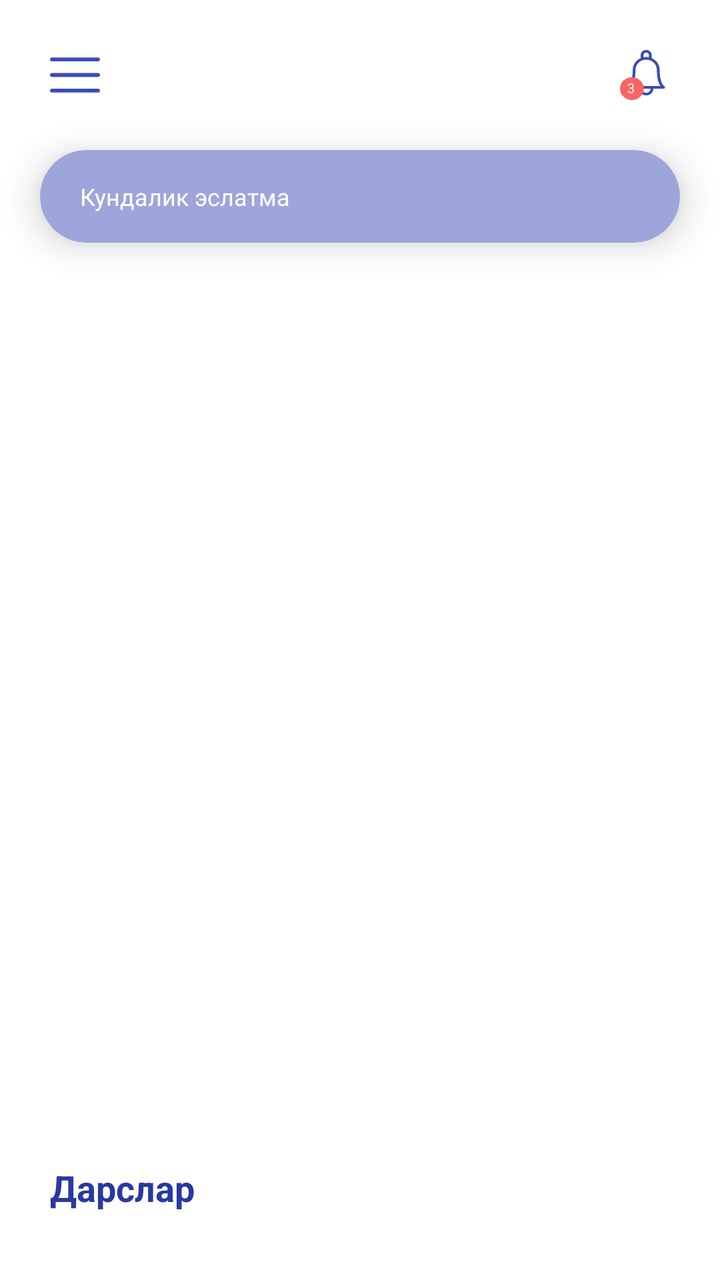
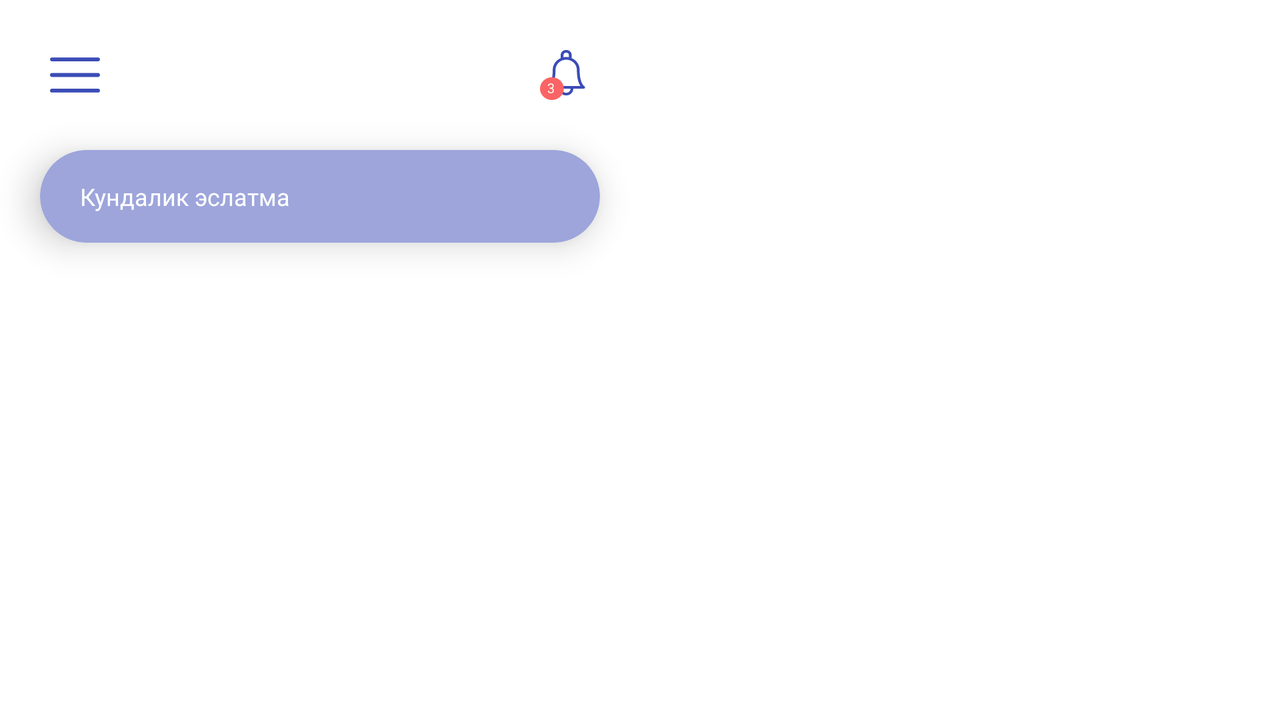

First picture: res/layout/ on a phone held upright. Second picture: the repository's own variant of that layout, on a device whose configuration matches the variant's folder. Source for both follows.
<!-- AndroidManifest.xml: application theme Theme.SayyidSafo -->
<!-- res/layout/fragment_home.xml -->
<?xml version="1.0" encoding="utf-8"?>
<androidx.constraintlayout.widget.ConstraintLayout xmlns:android="http://schemas.android.com/apk/res/android"
    xmlns:tools="http://schemas.android.com/tools"
    android:layout_width="match_parent"
    android:layout_height="match_parent"
    xmlns:app="http://schemas.android.com/apk/res-auto"
    tools:context=".ui.HomeFragment">

    <androidx.appcompat.widget.AppCompatImageView
        android:id="@+id/img_menu"
        android:layout_width="wrap_content"
        android:layout_height="wrap_content"
        android:src="@drawable/ic_menu"
        android:padding="25dp"
        app:layout_constraintTop_toTopOf="parent"
        app:layout_constraintStart_toStartOf="parent"/>

    <androidx.appcompat.widget.AppCompatImageView
        android:id="@+id/img_notif"
        android:layout_width="wrap_content"
        android:layout_height="wrap_content"
        android:src="@drawable/ic_notif"
        android:padding="25dp"
        app:layout_constraintTop_toTopOf="parent"
        app:layout_constraintEnd_toEndOf="parent"/>

    <androidx.cardview.widget.CardView
        android:layout_width="match_parent"
        android:layout_height="wrap_content"
        android:layout_marginHorizontal="20dp"
        app:cardBackgroundColor="@color/colorAccent"
        app:cardCornerRadius="30dp"
        app:cardElevation="10dp"
        app:layout_constraintTop_toBottomOf="@id/img_menu">

        <androidx.appcompat.widget.AppCompatTextView
            android:id="@+id/tvParse"
            android:layout_width="match_parent"
            android:layout_height="match_parent"
            android:text="@string/text_day_notif"
            android:textSize="12sp"
            android:textColor="@android:color/white"
            android:layout_marginHorizontal="20dp"
            android:layout_marginVertical="15dp" />

    </androidx.cardview.widget.CardView>

    <androidx.recyclerview.widget.RecyclerView
        android:id="@+id/recycler_view"
        android:layout_width="match_parent"
        android:layout_height="wrap_content"
        android:scrollbars="horizontal"
        android:orientation="horizontal"
        app:layoutManager="androidx.recyclerview.widget.LinearLayoutManager"
        tools:listitem="@layout/item_lesson"
        android:layout_marginBottom="20dp"
        android:scrollbarStyle="insideInset"
        app:layout_constraintBottom_toBottomOf="parent"/>

    <androidx.appcompat.widget.AppCompatTextView
        android:layout_width="match_parent"
        android:layout_height="wrap_content"
        android:layout_marginHorizontal="25dp"
        android:layout_marginBottom="10dp"
        android:text="@string/text_lessons"
        android:textSize="18sp"
        android:textColor="@color/colorPrimaryDark"
        android:textStyle="bold"
        app:layout_constraintBottom_toTopOf="@+id/recycler_view" />


</androidx.constraintlayout.widget.ConstraintLayout>
<!-- resources referenced by this layout -->
<resources>
  <color name="colorAccent">#9DA5DB</color>
  <color name="colorPrimaryDark">#2839A1</color>
  <!-- drawable ic_menu (drawable-v24) -->
  <vector android:height="25dp" android:viewportHeight="20"
      android:viewportWidth="20" android:width="25dp" xmlns:android="http://schemas.android.com/apk/res/android">
      <path android:fillColor="#3B4CB6" android:pathData="M19.2188,9.2188H0.7813C0.3498,9.2188 0,9.5685 0,10C0,10.4315 0.3498,10.7812 0.7813,10.7812H19.2188C19.6502,10.7812 20,10.4315 20,10C20,9.5685 19.6502,9.2188 19.2188,9.2188Z"/>
      <path android:fillColor="#3B4CB6" android:pathData="M19.2188,2.9688H0.7813C0.3498,2.9688 0,3.3185 0,3.75C0,4.1815 0.3498,4.5313 0.7813,4.5313H19.2188C19.6502,4.5313 20,4.1815 20,3.75C20,3.3185 19.6502,2.9688 19.2188,2.9688Z"/>
      <path android:fillColor="#3B4CB6" android:pathData="M19.2188,15.4688H0.7813C0.3498,15.4688 0,15.8185 0,16.25C0,16.6815 0.3498,17.0312 0.7813,17.0312H19.2188C19.6502,17.0312 20,16.6815 20,16.25C20,15.8185 19.6502,15.4688 19.2188,15.4688Z"/>
  </vector>
  <!-- drawable ic_notif: vector/xml drawable (drawable-v24, 3030 chars, omitted) -->
  <string name="text_day_notif">Кундалик эслатма</string>
  <string name="text_lessons">Дарслар</string>
  <style name="Theme.SayyidSafo" parent="Theme.MaterialComponents.DayNight.NoActionBar">
          
          <item name="colorPrimary">@color/purple_500</item>
          <item name="colorPrimaryVariant">@color/purple_700</item>
          <item name="colorOnPrimary">@color/white</item>
          
          <item name="colorSecondary">@color/teal_200</item>
          <item name="colorSecondaryVariant">@color/teal_700</item>
          <item name="colorOnSecondary">@color/black</item>
          
          <item name="android:statusBarColor" tools:targetApi="l">?attr/colorPrimaryVariant</item>
          
      </style>
  <color name="purple_500">#FF6200EE</color>
  <color name="purple_700">#2839A1</color>
  <color name="white">#FFFFFFFF</color>
  <color name="teal_200">#FF03DAC5</color>
  <color name="teal_700">#FF018786</color>
  <color name="black">#FF000000</color>
</resources>
<!-- res/layout-land/fragment_home.xml (the repository's variant of the layout above) -->
<!-- drawn on the phone turned sideways -->
<?xml version="1.0" encoding="utf-8"?>
<LinearLayout xmlns:android="http://schemas.android.com/apk/res/android"
    xmlns:tools="http://schemas.android.com/tools"
    android:layout_width="match_parent"
    android:layout_height="match_parent"
    android:orientation="horizontal"
    xmlns:app="http://schemas.android.com/apk/res-auto"
    tools:context=".ui.HomeFragment">

    <androidx.constraintlayout.widget.ConstraintLayout
        android:layout_width="0dp"
        android:layout_weight="1"
        android:layout_height="match_parent">

    <androidx.appcompat.widget.AppCompatImageView
        android:id="@+id/img_menu"
        android:layout_width="wrap_content"
        android:layout_height="wrap_content"
        android:src="@drawable/ic_menu"
        android:padding="25dp"
        app:layout_constraintTop_toTopOf="parent"
        app:layout_constraintStart_toStartOf="parent"/>

    <androidx.appcompat.widget.AppCompatImageView
        android:id="@+id/img_notif"
        android:layout_width="wrap_content"
        android:layout_height="wrap_content"
        android:src="@drawable/ic_notif"
        android:padding="25dp"
        app:layout_constraintTop_toTopOf="parent"
        app:layout_constraintEnd_toEndOf="parent"/>

    <androidx.cardview.widget.CardView
        android:layout_width="match_parent"
        android:layout_height="wrap_content"
        android:layout_marginHorizontal="20dp"
        app:cardBackgroundColor="@color/colorAccent"
        app:cardCornerRadius="30dp"
        app:cardElevation="10dp"
        app:layout_constraintTop_toBottomOf="@id/img_menu">

        <androidx.appcompat.widget.AppCompatTextView
            android:id="@+id/tvParse"
            android:layout_width="match_parent"
            android:layout_height="match_parent"
            android:text="@string/text_day_notif"
            android:textSize="12sp"
            android:textColor="@android:color/white"
            android:layout_marginHorizontal="20dp"
            android:layout_marginVertical="15dp" />

    </androidx.cardview.widget.CardView>

    </androidx.constraintlayout.widget.ConstraintLayout>

    <LinearLayout
        android:layout_width="0dp"
        android:layout_height="match_parent"
        android:layout_weight="1"
        android:padding="10dp"
        android:orientation="vertical">

        <androidx.appcompat.widget.AppCompatTextView
            android:layout_width="match_parent"
            android:layout_height="wrap_content"
            android:layout_marginHorizontal="25dp"
            android:layout_marginBottom="10dp"
            android:text="@string/text_lessons"
            android:textSize="18sp"
            android:visibility="gone"
            android:textColor="@color/colorPrimaryDark"
            android:textStyle="bold" />

        <androidx.recyclerview.widget.RecyclerView
            android:id="@+id/recycler_view"
            android:layout_width="match_parent"
            android:layout_height="match_parent"
            android:scrollbars="horizontal"
            tools:listitem="@layout/item_lesson"
            app:layoutManager="androidx.recyclerview.widget.LinearLayoutManager"
            android:orientation="horizontal"
            android:scrollbarStyle="insideInset" />

    </LinearLayout>
</LinearLayout>
